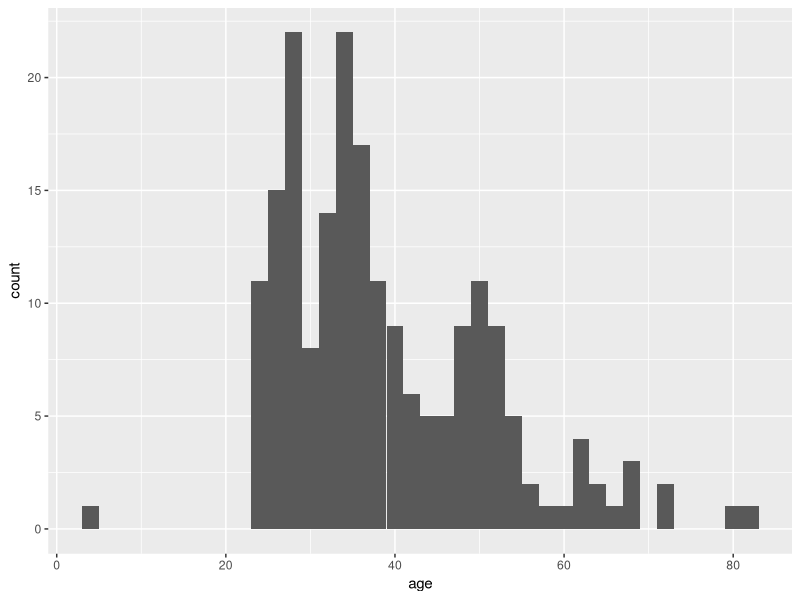
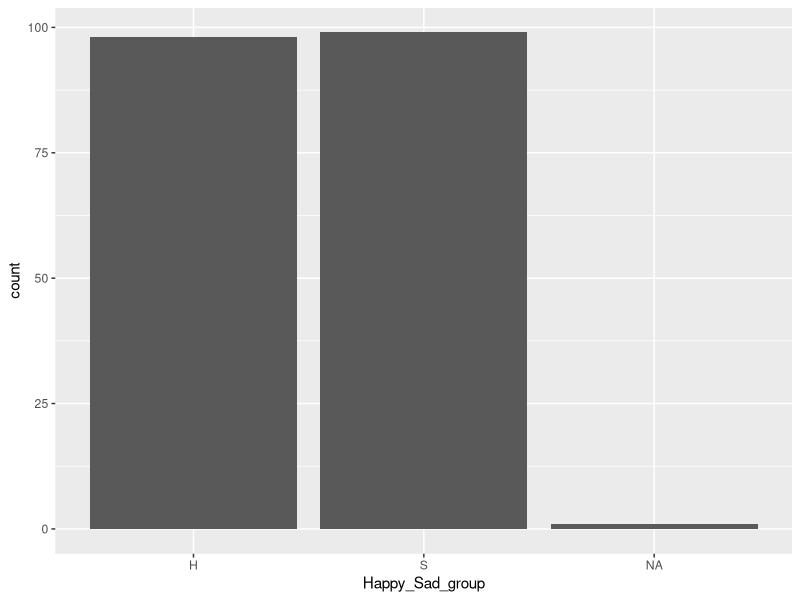
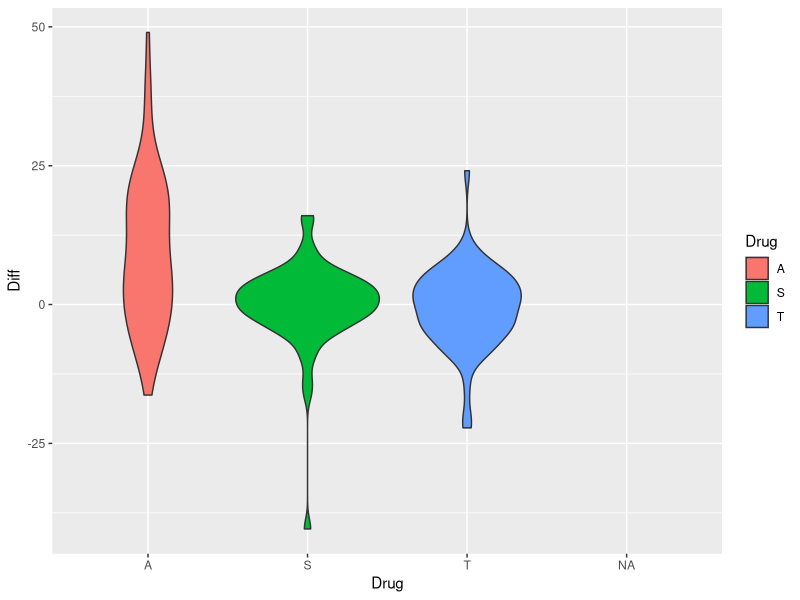

R code for these plots, in order: (Note: this script raises an error after producing the figures.)
## ---- chunk 1
knitr::opts_chunk$set(echo = TRUE)
## ---- chunk 2
# load the required libraries
library(tidyverse)
## ---- chunk 3
# Load the dataset
data <- read_tsv("data/Islander_data_mod.tsv", show_col_types = FALSE)

# Inspect the structure of the dataset
str(data)
## ---- chunk 4
# Display the first few rows (hint: use head() function)


# Summarize the dataset
# (hint: use summary() function or dplyr's
#  mutate() and summarise() functions)

## ---- chunk 5
# Check for missing values
sum(is.na(data))

# Identify which rows have missing values
# (hint: rowSums(is.na(data))

# Which rows could you fix?

# Which rows is better to remove? (hint: complete.cases())

## ---- chunk 6
# Summary statistics for age
summary(data$age)

# Frequency table for Happy_Sad_group
table(data$Dosage)

# Histogram for age
ggplot(data, aes(x = age)) + geom_histogram(binwidth = 2)

# Bar chart for Happy_Sad_group
ggplot(data, aes(x = Happy_Sad_group)) + geom_bar()

# Continue with other columns and plots to get a good sense of the data,
# create new code chunks as needed.
## ---- chunk 7
# Apply Z-score transformation to the Diff column (hint: scale() function)

## ---- chunk 8
# Does age and Diff score correlate?

# Try to figure out what are the combinations of variables that explain
# the most of the variance in `Diff` score.

ggplot(data, aes(x = Drug, y = Diff)) + geom_violin(aes(fill = Drug))
# Can you visualise `Drug` vs `Diff` by `Dosage`?

# Explore the Data-to-Viz website for more ideas on visualisations
## ---- chunk 9
# Mosaic plot for Drug and Happy_Sad_group
ggplot(data) +
  geom_mosaic(aes(weight = Diff, x = product(Drug), fill = Happy_Sad_group))
## ---- chunk 10
# Example hypothesis
# Hypothesis: Higher dosage of 'A' has a greater effect on memory score
#  for subjects over 50 years old.
